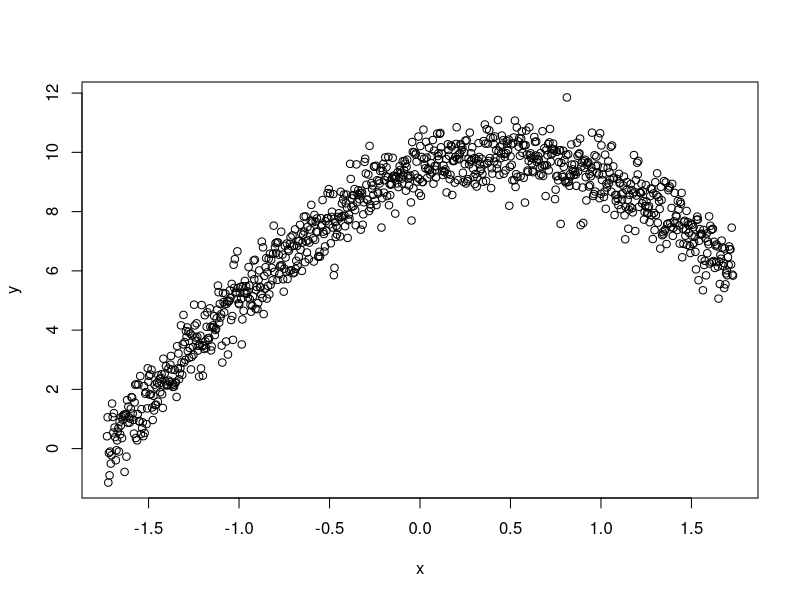
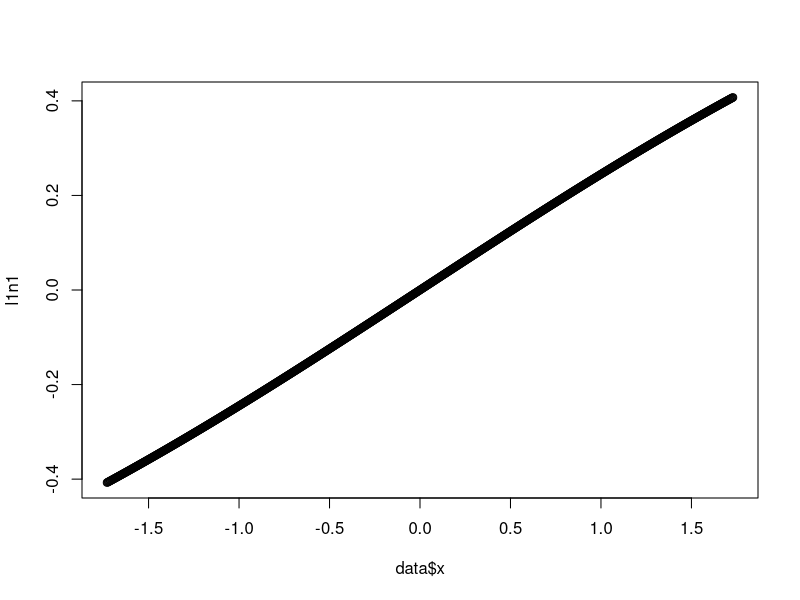
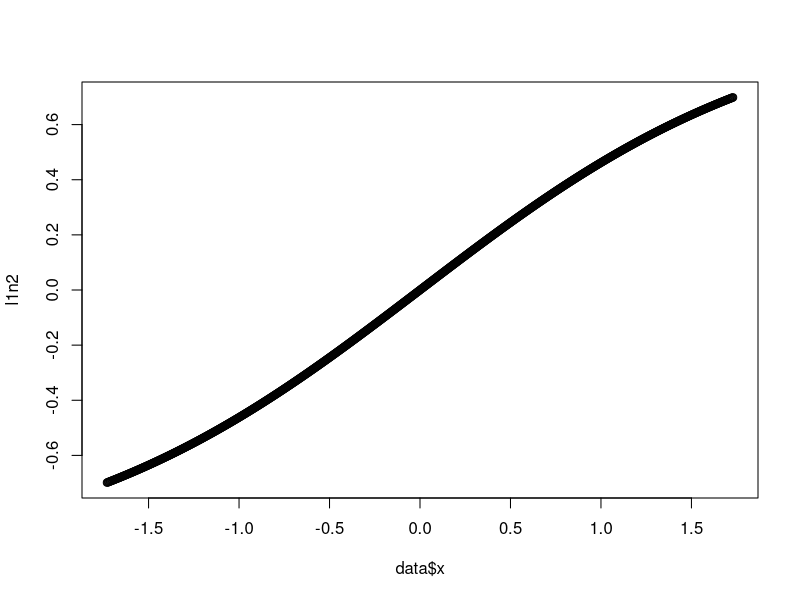
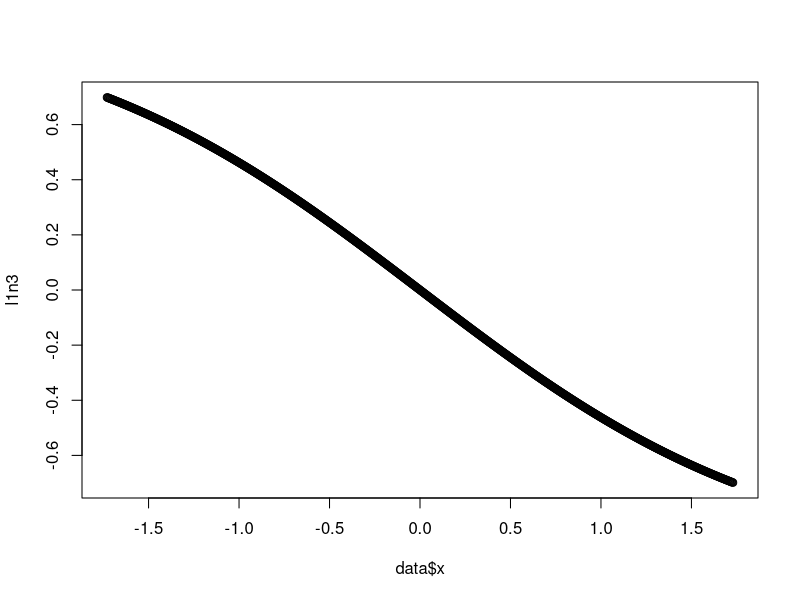
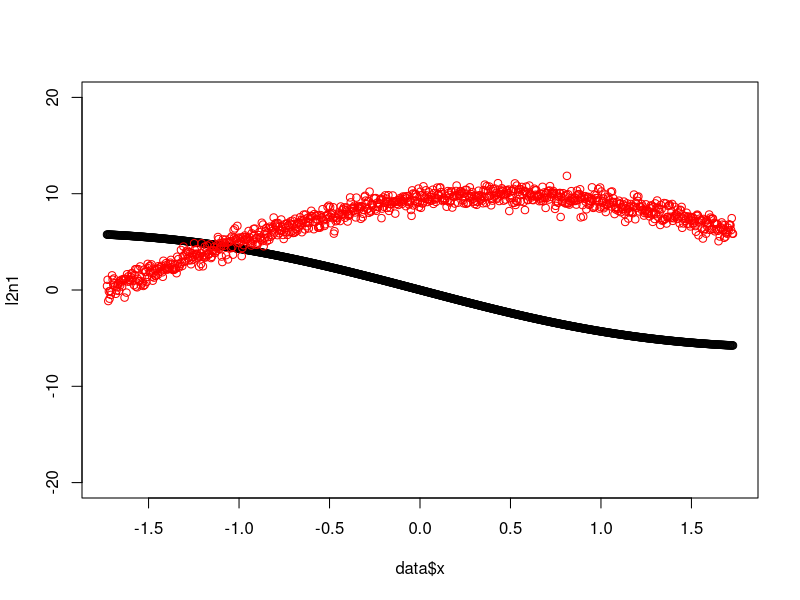
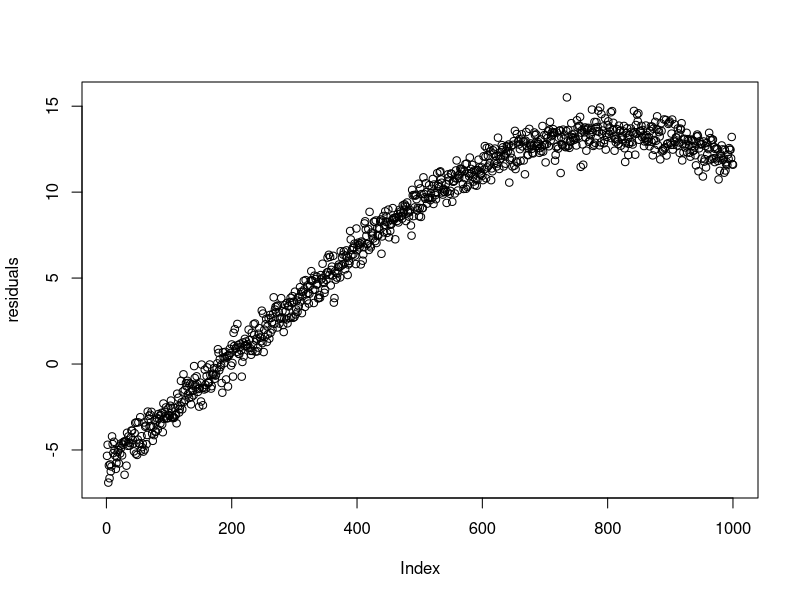
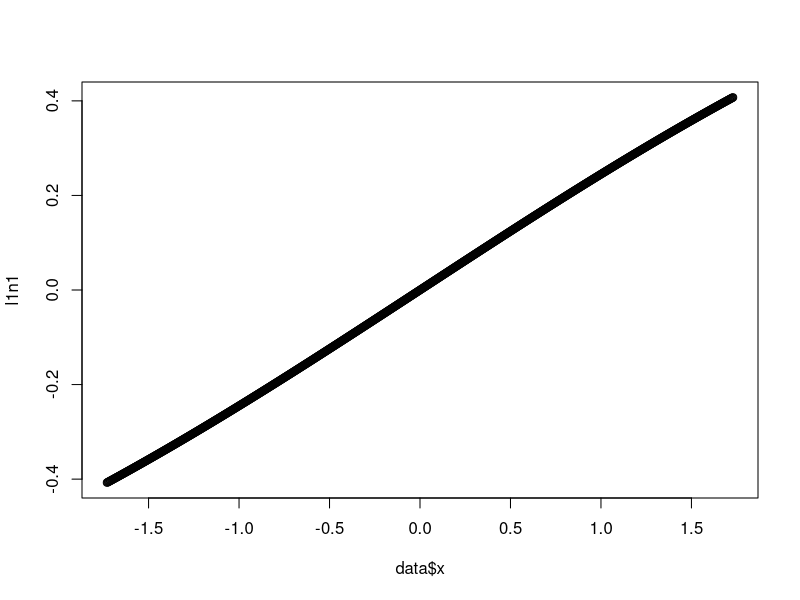
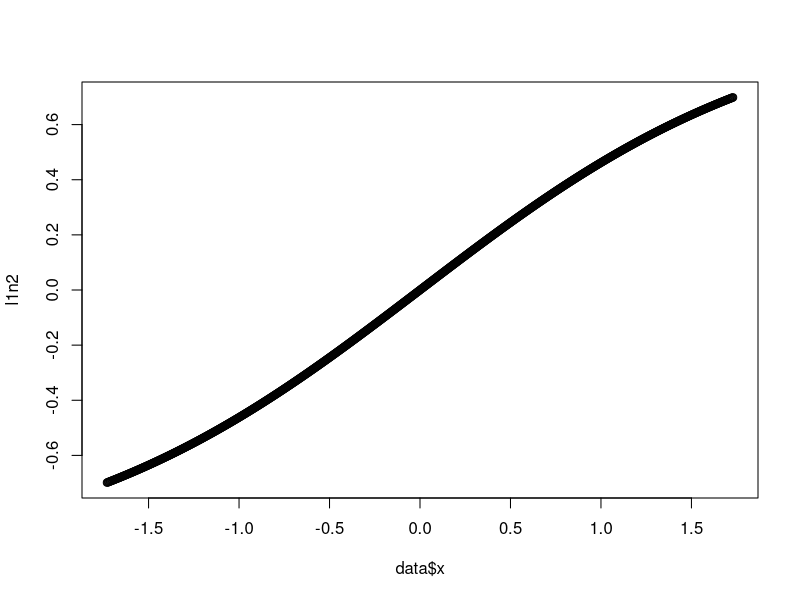

Reproduce these figures in R, in order.
data <- data.frame(x = seq(1,1000,1), y = 0)
data$y <- (sin(data$x/400) + rnorm(nrow(data), mean = 0, sd = 0.06))*10
data$x <- (data$x-mean(data$x))/sd(data$x)

plot(data)

l1n1 <- tanh(data$x*0.25)
plot(data$x, l1n1)

l1n2 <- tanh(data$x*0.5)
plot(data$x, l1n2)

l1n3 <- tanh(data$x*-0.5)
plot(data$x, l1n3)

l2n1 <- (l1n1*20) + (l1n2*0.1) + (l1n3*20)

plot(data$x, l2n1, ylim = c(-20,20))
points(data$x, data$y, col = "red")

residuals <- data$y-l2n1
plot(residuals)

w <- c(0.25,0.5,0.5,0.1,0.8,-0.6)

l1n1 <- tanh(data$x*w[1])
plot(data$x, l1n1)

l1n2 <- tanh(data$x*w[2])
plot(data$x, l1n2)

l1n3 <- tanh(data$x*w[3])
plot(data$x, l1n3)

l2n1 <- (l1n1*w[4]) + (l1n2*w[5]) + (l1n3*w[6])

plot(data$x, l2n1, ylim = c(-20,20))
points(data$x, data$y, col = "red")

residuals <- data$y-l2n1
plot(residuals)
